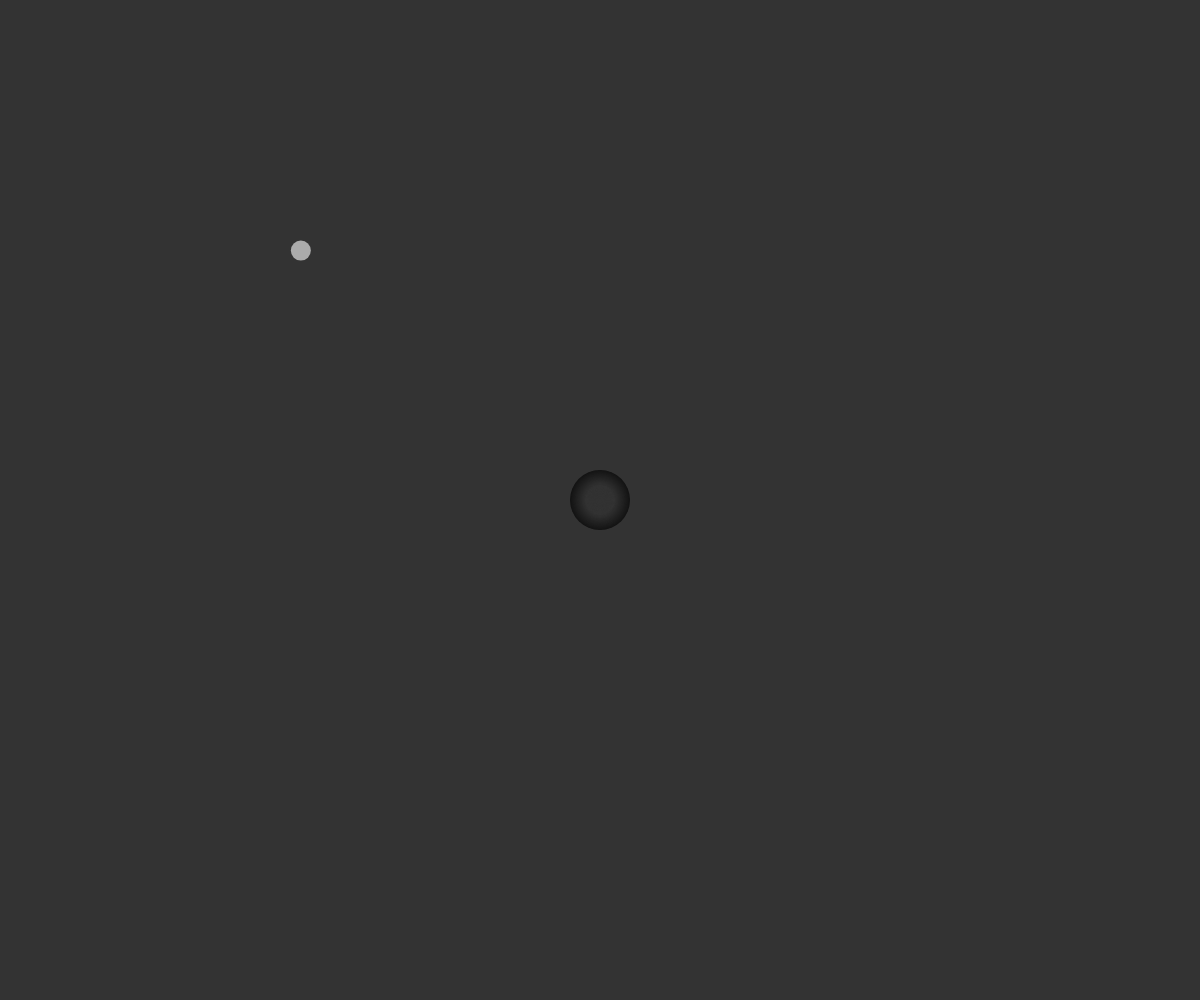
Frame 1 (no input)
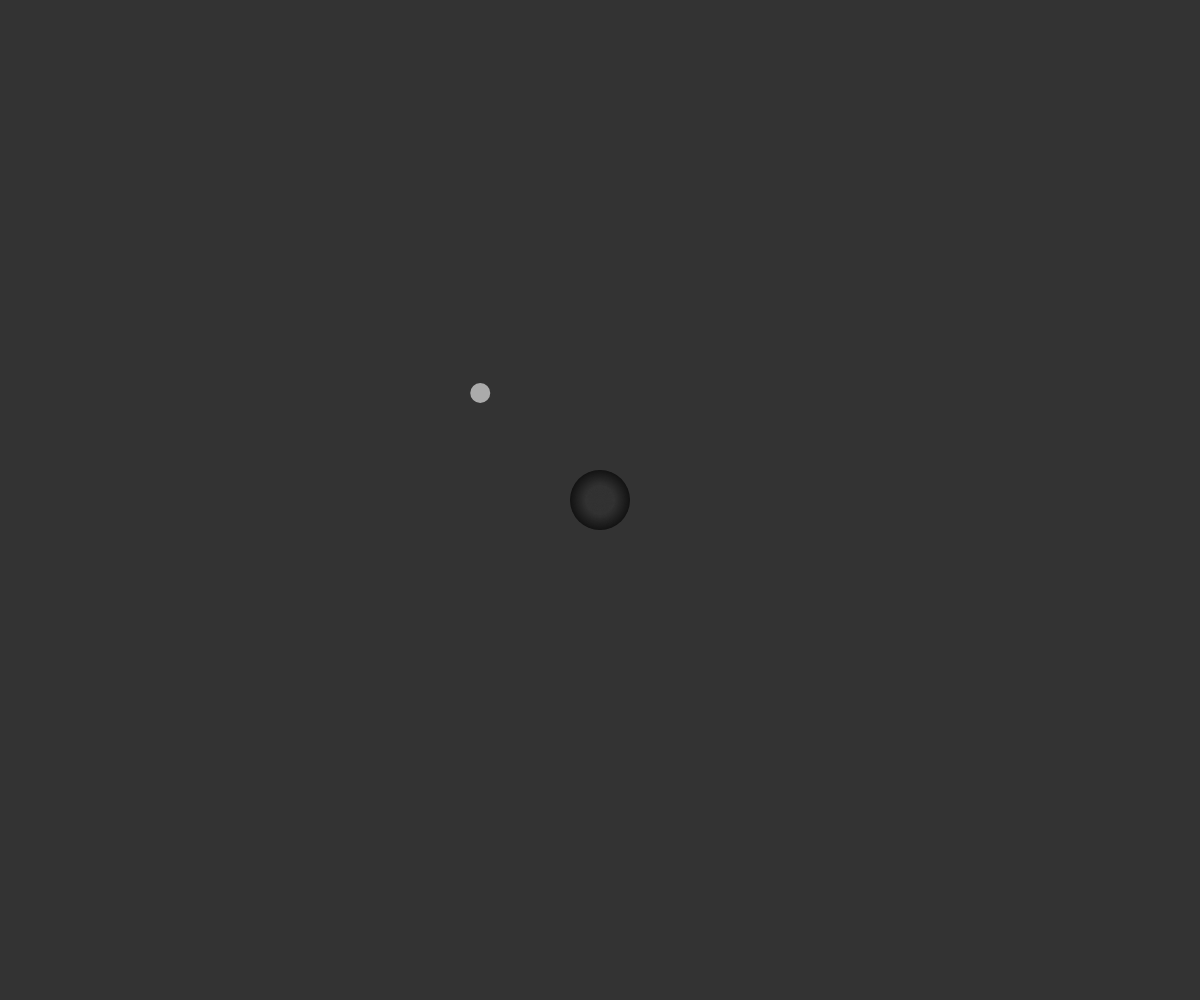
Frame 60 (no input)
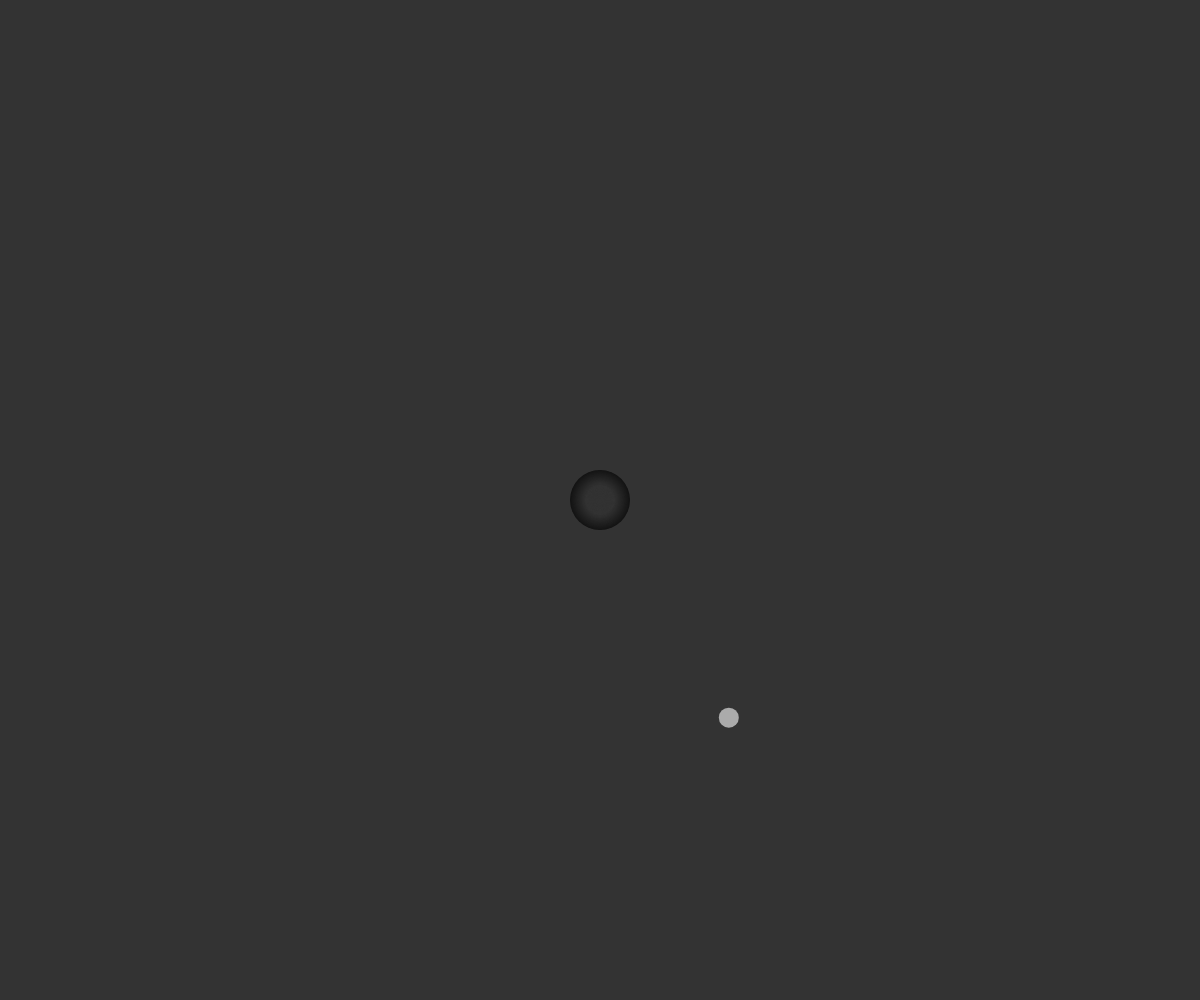
Frame 120 (the mouse pressed at the canvas centre since frame 60)

The p5.js sketch that drew these frames (run headless with seeded random() and noise() and a simulated clock; from frame 60 on, the mouse is pressed at the canvas centre):

// p5.js sketch
// ── sketch.js
var particles = [];
var player;
var TOTAL_PARTICLES = 30
var attractor;
var bgColor = 51;

function setup() {
  createCanvas(window.innerWidth, window.innerHeight);

  for (var i = 0 ; i < TOTAL_PARTICLES ; i++){
    particles[i] = new Particle(random(width), random(height), random(1,3));
  }
  attractor = new Attractor(width/2, height/2);
  player = new Particle(width / 4, height / 4, 2);
}

function draw() {
  background(bgColor);

  var fPlayer = attractor.calculateAttraction(player);
  player.applyForce(fPlayer);
  player.update();
  player.show();
  // player.hitsBorders();

  // for (var i=0; i < particles.length; i++) {
  //     var force = attractor.calculateAttraction(particles[i]);
  //     particles[i].applyForce(force);
  //     particles[i].update();
  //     particles[i].show();
  //     particles[i].hitsBorders();
  // }
  attractor.show();
}

function keyPressed() {
  var fMod
  switch (keyCode) {
    case 38: // up
      fMod = createVector(0, -1);
      player.acc.add(fMod);
      break;

    case 40: // down
      fMod = createVector(0, 1);
      player.acc.add(fMod);
      break;

    case 37: // left
      fMod = createVector(-1, 0);
      player.acc.add(fMod);
      break;

    case 39: // right
      fMod = createVector(1, 0);
      player.acc.add(fMod);
      break;
    console.log(player.acc);
  }
}

// ── class.js

function Particle(x,y,m) {
  this.pos = createVector(x, y);
  this.vel = createVector(random(0, 1),random(0, 1));
  this.acc = createVector(0, 0);
  this.mass = m;

  this.applyForce = function(force) {
    var f = force.copy();
    f.div(this.mass);
    // var f = p5.Vector.div(force,this.mass);
    this.acc.add(f);
  }

  this.update = function() {
    this.vel.add(this.acc);
    this.pos.add(this.vel);
    this.acc.set(0, 0);
  }

  this.hitsBorders = function() {
    // border collision on y axis
    if(this.pos.y > height - this.mass * 5) {
      this.vel.y *=- 1;
      this.pos.y = height - this.mass * 5;
    }
    if(this.pos.y < this.mass * 5) {
      this.vel.y *=- 1;
      this.pos.y = this.mass * 5;
    }

    // border collision on x axis
    if (this.pos.x > width - this.mass * 5) {
      this.vel.x *=- 1;
      this.pos.x = width - this.mass * 5;
    }
    if (this.pos.x < this.mass * 5) {
      this.vel.x *=- 1;
      this.pos.x = this.mass * 5;
    }
  }

  this.show = function() {
    fill(255, 150);
    noStroke();
    ellipse(this.pos.x, this.pos.y, this.mass * 10, this.mass * 10);
  }
}


function Attractor() {
  this.pos = createVector(width / 2, height / 2);
  this.mass = 60;
  this.G = 1;
  this.endGradient = bgColor; // bgColor is a global var
  this.startGradient = 20;

  this.calculateAttraction = function(p) {
    var force = p5.Vector.sub(this.pos, p.pos);
    var distance = force.mag();

    distance = constrain(distance, 5, 25);
    force.normalize();

    var strength = (this.G * this.mass * p.mass) / (distance * distance);

    force.mult(strength);
    return force;
  }

  this.show = function() {
    let reverse_i;
    noStroke();

    for (let i = this.mass; i > 0; i--) {
      reverse_i = this.mass - i;
      if ((this.startGradient + reverse_i) > this.endGradient) {
        fill(this.endGradient);
      } else {
        fill(this.startGradient + reverse_i);
      }
      ellipse(width / 2, height / 2, i, i);
    }
  }
}
